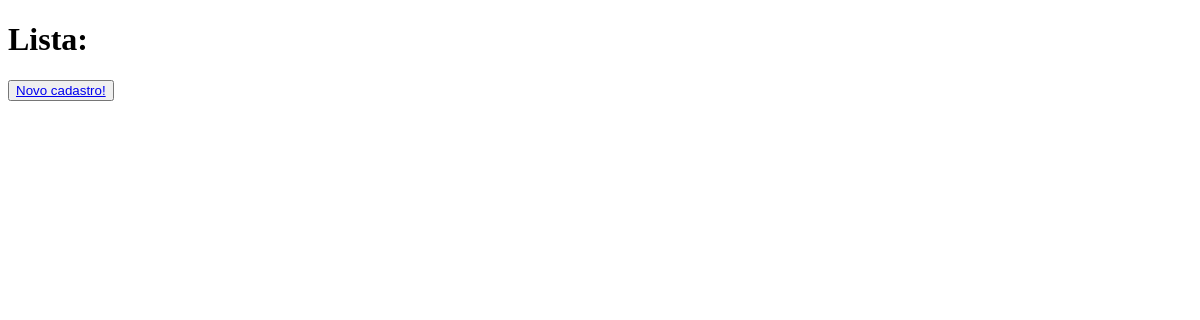
The page /lista/ on the database as committed earlier.
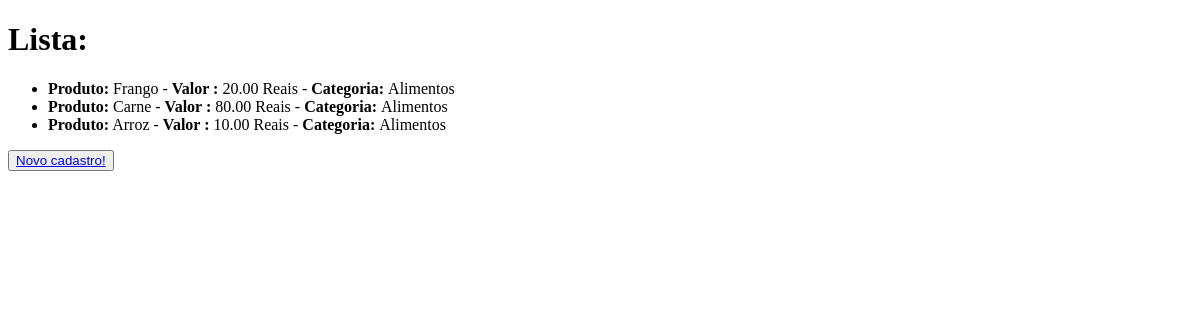
The same page on the database as committed later.
### controle_produtos/models.py (models this page shows, shortened)
class produto(models.Model):
    data = models.DateTimeField()
    nome = models.CharField(max_length=200)
    valor = models.DecimalField(max_digits=7,decimal_places=2)
    categoria = models.ForeignKey(categoria,on_delete=models.CASCADE)
    obs = models.TextField(null=True,blank=True)

class categoria(models.Model):
    nome = models.CharField(max_length=100)
    dt_criacao = models.DateTimeField(auto_now_add=True)
    def __str__(self):
        return self.nome

### controle_produtos/views.py (the view)
# urls.py: path('lista/', lista_produto, name="lista"),
def lista_produto(request):
    data = {}
    data['produtos'] = produto.objects.all()
    return render(request, 'controle_produtos/lista.html',data)

### controle_produtos/templates/controle_produtos/lista.html (shortened to what this page needs)
<!DOCTYPE html>
<html lang="en">
<head>
</head>
<body>
    <h1>Lista:</h1>
    <ul>{% for produto in produtos %}
    <li><b>Produto:</b> {{produto.nome}} - <b>Valor : </b>{{produto.valor}} Reais - <b>Categoria: </b>{{produto.categoria}}</li>
    {% endfor %}</ul>
    <button><a href="{% url 'cadastro' %}">Novo cadastro!</a></button>
</body>
</html>

Rows that differ between the two databases and show on the page:
added produto: nome "Frango", valor "20.00", categoria "Alimentos"
added produto: nome "Carne", valor "80.00", categoria "Alimentos"
added produto: nome "Arroz", valor "10.00", categoria "Alimentos"
